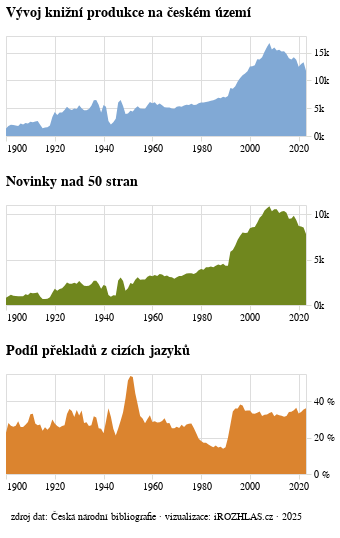

Notebook code for this chart:
### Code cell
me_to_neurazi(graf_produkce, 'produkce', "zdroj dat: Česká národní bibliografie · vizualizace: iROZHLAS.cz · 2025")

### Figure 1 — Vega-Lite specification as saved in the notebook (floating-point values rounded to 4 significant figures)
{"config": {"title": {"font": "Noticia Text", "fontSize": 14, "anchor": "start", "fontWeight": "bolder", "subtitleFont": "Noticia Text", "subtitleLineHeight": 18, "subtitleFontSize": 12, "subtitleFontWeight": "normal", "subtitlePadding": 10, "dy": -12}, "axis": {"labelFont": "Asap", "titleFont": "Asap", "fontWeight": "lighter", "titleFontWeight": "lighter", "labelFontSize": 10, "titleFontSize": 10, "labelPadding": 2, "titlePadding": 10}, "legend": {"labelFont": "Asap", "labelFontWeight": "normal", "titleFont": "Asap", "titleFontWeight": "normal", "labelFontSize": 10, "titleFontSize": 10}}, "vconcat": [{"vconcat": [{"data": {"name": "data-ab4150d58a9aa15071583431431c1790"}, "mark": {"type": "area", "size": 2}, "encoding": {"color": {"field": "variable", "legend": null, "scale": {"range": ["#81A9D5"]}, "title": null, "type": "nominal"}, "x": {"axis": {"domainOpacity": 0, "tickColor": "#DCDDD6"}, "field": "rok", "title": null, "type": "temporal"}, "y": {"axis": {"domainOpacity": 0, "format": "s", "orient": "right", "tickColor": "#DCDDD6"}, "field": "value", "scale": {"zero": true}, "title": null, "type": "quantitative"}}, "height": 100, "title": {"text": "Vývoj knižní produkce na českém území"}, "width": 300}, {"data": {"name": "data-090e34dddacba219eb4b6f78527346c4"}, "mark": {"type": "area", "size": 2}, "encoding": {"color": {"field": "variable", "legend": null, "scale": {"range": ["#70871E"]}, "title": null, "type": "nominal"}, "x": {"axis": {"domainOpacity": 0, "tickColor": "#DCDDD6"}, "field": "rok", "title": null, "type": "temporal"}, "y": {"axis": {"domainOpacity": 0, "format": "s", "orient": "right", "tickColor": "#DCDDD6"}, "field": "value", "scale": {"zero": true}, "title": null, "type": "quantitative"}}, "height": 100, "title": {"text": "Novinky nad 50 stran"}, "width": 300}, {"data": {"name": "data-7d440f797cbe94b11764d9146443cbb3"}, "mark": {"type": "area", "size": 2}, "encoding": {"color": {"field": "variable", "legend": null, "scale": {"range": ["#DB842F"]}, "title": null, "type": "nominal"}, "x": {"axis": {"domainOpacity": 0, "tickColor": "#DCDDD6"}, "field": "rok", "title": null, "type": "temporal"}, "y": {"axis": {"domainOpacity": 0, "format": " .0%", "labelExpr": "replace(datum.label, '%', ' %')", "orient": "right", "tickColor": "#DCDDD6"}, "field": "value", "scale": {"zero": true}, "title": null, "type": "quantitative"}}, "height": 100, "title": {"text": "Podíl překladů z cizích jazyků"}, "width": 300}], "resolve": {"scale": {"color": "independent", "y": "independent"}}}, {"data": {"name": "data-a3f8095f7e7dc7f5f7fef984c8960ef9"}, "mark": {"type": "text", "baseline": "line-bottom", "font": "Asap", "fontSize": 10}, "encoding": {"text": {"field": "text", "type": "nominal"}}, "width": 300}], "$schema": "https://vega.github.io/schema/vega-lite/v5.8.0.json", "datasets": {"data-ab4150d58a9aa15071583431431c1790": [{"rok": "1900-01-01T00:00:00", "variable": "všechny publikace", "value": 1355.0}, {"rok": "1901-01-01T00:00:00", "variable": "všechny publikace", "value": 1810.0}, {"rok": "1902-01-01T00:00:00", "variable": "všechny publikace", "value": 2034.0}, {"rok": "1903-01-01T00:00:00", "variable": "všechny publikace", "value": 1972.0}, {"rok": "1904-01-01T00:00:00", "variable": "všechny publikace", "value": 1896.0}, {"rok": "1905-01-01T00:00:00", "variable": "všechny publikace", "value": 1811.0}, {"rok": "1906-01-01T00:00:00", "variable": "všechny publikace", "value": 2239.0}, {"rok": "1907-01-01T00:00:00", "variable": "všechny publikace", "value": 2075.0}, {"rok": "1908-01-01T00:00:00", "variable": "všechny publikace", "value": 2342.0}, {"rok": "1909-01-01T00:00:00", "variable": "všechny publikace", "value": 2245.0}, {"rok": "1910-01-01T00:00:00", "variable": "všechny publikace", "value": 2545.0}, {"rok": "1911-01-01T00:00:00", "variable": "všechny publikace", "value": 2475.0}, {"rok": "1912-01-01T00:00:00", "variable": "všechny publikace", "value": 2594.0}, {"rok": "1913-01-01T00:00:00", "variable": "všechny publikace", "value": 2689.0}, {"rok": "1914-01-01T00:00:00", "variable": "všechny publikace", "value": 2035.0}, {"rok": "1915-01-01T00:00:00", "variable": "všechny publikace", "value": 1394.0}, {"rok": "1916-01-01T00:00:00", "variable": "všechny publikace", "value": 1508.0}, {"rok": "1917-01-01T00:00:00", "variable": "všechny publikace", "value": 1573.0}, {"rok": "1918-01-01T00:00:00", "variable": "všechny publikace", "value": 1907.0}, {"rok": "1919-01-01T00:00:00", "variable": "všechny publikace", "value": 3422.0}, {"rok": "1920-01-01T00:00:00", "variable": "všechny publikace", "value": 4301.0}, {"rok": "1921-01-01T00:00:00", "variable": "všechny publikace", "value": 3800.0}, {"rok": "1922-01-01T00:00:00", "variable": "všechny publikace", "value": 4233.0}, {"rok": "1923-01-01T00:00:00", "variable": "všechny publikace", "value": 4227.0}, {"rok": "1924-01-01T00:00:00", "variable": "všechny publikace", "value": 4691.0}, {"rok": "1925-01-01T00:00:00", "variable": "všechny publikace", "value": 5256.0}, {"rok": "1926-01-01T00:00:00", "variable": "všechny publikace", "value": 4855.0}, {"rok": "1927-01-01T00:00:00", "variable": "všechny publikace", "value": 4680.0}, {"rok": "1928-01-01T00:00:00", "variable": "všechny publikace", "value": 4946.0}, {"rok": "1929-01-01T00:00:00", "variable": "všechny publikace", "value": 4856.0}, {"rok": "1930-01-01T00:00:00", "variable": "všechny publikace", "value": 5530.0}, {"rok": "1931-01-01T00:00:00", "variable": "všechny publikace", "value": 4980.0}, {"rok": "1932-01-01T00:00:00", "variable": "všechny publikace", "value": 4635.0}, {"rok": "1933-01-01T00:00:00", "variable": "všechny publikace", "value": 4627.0}, {"rok": "1934-01-01T00:00:00", "variable": "všechny publikace", "value": 4871.0}, {"rok": "1935-01-01T00:00:00", "variable": "všechny publikace", "value": 5465.0}, {"rok": "1936-01-01T00:00:00", "variable": "všechny publikace", "value": 6439.0}, {"rok": "1937-01-01T00:00:00", "variable": "všechny publikace", "value": 6469.0}, {"rok": "1938-01-01T00:00:00", "variable": "všechny publikace", "value": 5612.0}, {"rok": "1939-01-01T00:00:00", "variable": "všechny publikace", "value": 4208.0}, {"rok": "1940-01-01T00:00:00", "variable": "všechny publikace", "value": 5558.0}, {"rok": "1941-01-01T00:00:00", "variable": "všechny publikace", "value": 5266.0}, {"rok": "1942-01-01T00:00:00", "variable": "všechny publikace", "value": 2705.0}, {"rok": "1943-01-01T00:00:00", "variable": "všechny publikace", "value": 2079.0}, {"rok": "1944-01-01T00:00:00", "variable": "všechny publikace", "value": 2461.0}, {"rok": "1945-01-01T00:00:00", "variable": "všechny publikace", "value": 3084.0}, {"rok": "1946-01-01T00:00:00", "variable": "všechny publikace", "value": 6052.0}, {"rok": "1947-01-01T00:00:00", "variable": "všechny publikace", "value": 6490.0}, {"rok": "1948-01-01T00:00:00", "variable": "všechny publikace", "value": 5384.0}, {"rok": "1949-01-01T00:00:00", "variable": "všechny publikace", "value": 3972.0}, {"rok": "1950-01-01T00:00:00", "variable": "všechny publikace", "value": 4030.0}, {"rok": "1951-01-01T00:00:00", "variable": "všechny publikace", "value": 4555.0}, {"rok": "1952-01-01T00:00:00", "variable": "všechny publikace", "value": 4400.0}, {"rok": "1953-01-01T00:00:00", "variable": "všechny publikace", "value": 5005.0}, {"rok": "1954-01-01T00:00:00", "variable": "všechny publikace", "value": 5356.0}, {"rok": "1955-01-01T00:00:00", "variable": "všechny publikace", "value": 4948.0}, {"rok": "1956-01-01T00:00:00", "variable": "všechny publikace", "value": 4906.0}, {"rok": "1957-01-01T00:00:00", "variable": "všechny publikace", "value": 4927.0}, {"rok": "1958-01-01T00:00:00", "variable": "všechny publikace", "value": 5513.0}, {"rok": "1959-01-01T00:00:00", "variable": "všechny publikace", "value": 6124.0}, {"rok": "1960-01-01T00:00:00", "variable": "všechny publikace", "value": 5890.0}, {"rok": "1961-01-01T00:00:00", "variable": "všechny publikace", "value": 6083.0}, {"rok": "1962-01-01T00:00:00", "variable": "všechny publikace", "value": 5564.0}, {"rok": "1963-01-01T00:00:00", "variable": "všechny publikace", "value": 5844.0}, {"rok": "1964-01-01T00:00:00", "variable": "všechny publikace", "value": 5555.0}, {"rok": "1965-01-01T00:00:00", "variable": "všechny publikace", "value": 5192.0}, {"rok": "1966-01-01T00:00:00", "variable": "všechny publikace", "value": 5144.0}, {"rok": "1967-01-01T00:00:00", "variable": "všechny publikace", "value": 5122.0}, {"rok": "1968-01-01T00:00:00", "variable": "všechny publikace", "value": 4960.0}, {"rok": "1969-01-01T00:00:00", "variable": "všechny publikace", "value": 4906.0}, {"rok": "1970-01-01T00:00:00", "variable": "všechny publikace", "value": 5243.0}, {"rok": "1971-01-01T00:00:00", "variable": "všechny publikace", "value": 5355.0}, {"rok": "1972-01-01T00:00:00", "variable": "všechny publikace", "value": 5273.0}, {"rok": "1973-01-01T00:00:00", "variable": "všechny publikace", "value": 5468.0}, {"rok": "1974-01-01T00:00:00", "variable": "všechny publikace", "value": 5604.0}, {"rok": "1975-01-01T00:00:00", "variable": "všechny publikace", "value": 5568.0}, {"rok": "1976-01-01T00:00:00", "variable": "všechny publikace", "value": 5792.0}, {"rok": "1977-01-01T00:00:00", "variable": "všechny publikace", "value": 5565.0}, {"rok": "1978-01-01T00:00:00", "variable": "všechny publikace", "value": 5641.0}, {"rok": "1979-01-01T00:00:00", "variable": "všechny publikace", "value": 5915.0}, {"rok": "1980-01-01T00:00:00", "variable": "všechny publikace", "value": 6047.0}, {"rok": "1981-01-01T00:00:00", "variable": "všechny publikace", "value": 6016.0}, {"rok": "1982-01-01T00:00:00", "variable": "všechny publikace", "value": 6131.0}, {"rok": "1983-01-01T00:00:00", "variable": "všechny publikace", "value": 6191.0}, {"rok": "1984-01-01T00:00:00", "variable": "všechny publikace", "value": 6344.0}, {"rok": "1985-01-01T00:00:00", "variable": "všechny publikace", "value": 6421.0}, {"rok": "1986-01-01T00:00:00", "variable": "všechny publikace", "value": 6603.0}, {"rok": "1987-01-01T00:00:00", "variable": "všechny publikace", "value": 6897.0}, {"rok": "1988-01-01T00:00:00", "variable": "všechny publikace", "value": 6804.0}, {"rok": "1989-01-01T00:00:00", "variable": "všechny publikace", "value": 7064.0}, {"rok": "1990-01-01T00:00:00", "variable": "všechny publikace", "value": 6925.0}, {"rok": "1991-01-01T00:00:00", "variable": "všechny publikace", "value": 7202.0}, {"rok": "1992-01-01T00:00:00", "variable": "všechny publikace", "value": 8637.0}, {"rok": "1993-01-01T00:00:00", "variable": "všechny publikace", "value": 8490.0}, {"rok": "1994-01-01T00:00:00", "variable": "všechny publikace", "value": 8941.0}, {"rok": "1995-01-01T00:00:00", "variable": "všechny publikace", "value": 9789.0}, {"rok": "1996-01-01T00:00:00", "variable": "všechny publikace", "value": 10460.0}, {"rok": "1997-01-01T00:00:00", "variable": "všechny publikace", "value": 10950.0}, {"rok": "1998-01-01T00:00:00", "variable": "všechny publikace", "value": 11230.0}, {"rok": "1999-01-01T00:00:00", "variable": "všechny publikace", "value": 11640.0}, {"rok": "2000-01-01T00:00:00", "variable": "všechny publikace", "value": 12520.0}, {"rok": "2001-01-01T00:00:00", "variable": "všechny publikace", "value": 12550.0}, {"rok": "2002-01-01T00:00:00", "variable": "všechny publikace", "value": 12720.0}, {"rok": "2003-01-01T00:00:00", "variable": "všechny publikace", "value": 13810.0}, {"rok": "2004-01-01T00:00:00", "variable": "všechny publikace", "value": 13770.0}, {"rok": "2005-01-01T00:00:00", "variable": "všechny publikace", "value": 14180.0}, {"rok": "2006-01-01T00:00:00", "variable": "všechny publikace", "value": 15160.0}, {"rok": "2007-01-01T00:00:00", "variable": "všechny publikace", "value": 16020.0}, {"rok": "2008-01-01T00:00:00", "variable": "všechny publikace", "value": 16730.0}, {"rok": "2009-01-01T00:00:00", "variable": "všechny publikace", "value": 15550.0}, {"rok": "2010-01-01T00:00:00", "variable": "všechny publikace", "value": 15910.0}, {"rok": "2011-01-01T00:00:00", "variable": "všechny publikace", "value": 15390.0}, {"rok": "2012-01-01T00:00:00", "variable": "všechny publikace", "value": 15540.0}, {"rok": "2013-01-01T00:00:00", "variable": "všechny publikace", "value": 15230.0}, {"rok": "2014-01-01T00:00:00", "variable": "všechny publikace", "value": 15250.0}, {"rok": "2015-01-01T00:00:00", "variable": "všechny publikace", "value": 14750.0}, {"rok": "2016-01-01T00:00:00", "variable": "všechny publikace", "value": 14000.0}, {"rok": "2017-01-01T00:00:00", "variable": "všechny publikace", "value": 13780.0}, {"rok": "2018-01-01T00:00:00", "variable": "všechny publikace", "value": 14160.0}, {"rok": "2019-01-01T00:00:00", "variable": "všechny publikace", "value": 13730.0}, {"rok": "2020-01-01T00:00:00", "variable": "všechny publikace", "value": 12480.0}, {"rok": "2021-01-01T00:00:00", "variable": "všechny publikace", "value": 12940.0}, {"rok": "2022-01-01T00:00:00", "variable": "všechny publikace", "value": 13280.0}, {"rok": "2023-01-01T00:00:00", "variable": "všechny publikace", "value": 11760.0}], "data-090e34dddacba219eb4b6f78527346c4": [{"rok": "1900-01-01T00:00:00", "variable": "novinky nad 50 stran", "value": 793.0}, {"rok": "1901-01-01T00:00:00", "variable": "novinky nad 50 stran", "value": 966.0}, {"rok": "1902-01-01T00:00:00", "variable": "novinky nad 50 stran", "value": 1114.0}, {"rok": "1903-01-01T00:00:00", "variable": "novinky nad 50 stran", "value": 1030.0}, {"rok": "1904-01-01T00:00:00", "variable": "novinky nad 50 stran", "value": 984.0}, {"rok": "1905-01-01T00:00:00", "variable": "novinky nad 50 stran", "value": 964.0}, {"rok": "1906-01-01T00:00:00", "variable": "novinky nad 50 stran", "value": 968.0}, {"rok": "1907-01-01T00:00:00", "variable": "novinky nad 50 stran", "value": 974.0}, {"rok": "1908-01-01T00:00:00", "variable": "novinky nad 50 stran", "value": 1170.0}, {"rok": "1909-01-01T00:00:00", "variable": "novinky nad 50 stran", "value": 1112.0}, {"rok": "1910-01-01T00:00:00", "variable": "novinky nad 50 stran", "value": 1347.0}, {"rok": "1911-01-01T00:00:00", "variable": "novinky nad 50 stran", "value": 1302.0}, {"rok": "1912-01-01T00:00:00", "variable": "novinky nad 50 stran", "value": 1320.0}, {"rok": "1913-01-01T00:00:00", "variable": "novinky nad 50 stran", "value": 1370.0}, {"rok": "1914-01-01T00:00:00", "variable": "novinky nad 50 stran", "value": 948.0}, {"rok": "1915-01-01T00:00:00", "variable": "novinky nad 50 stran", "value": 666.0}, {"rok": "1916-01-01T00:00:00", "variable": "novinky nad 50 stran", "value": 665.0}, {"rok": "1917-01-01T00:00:00", "variable": "novinky nad 50 stran", "value": 699.0}, {"rok": "1918-01-01T00:00:00", "variable": "novinky nad 50 stran", "value": 848.0}, {"rok": "1919-01-01T00:00:00", "variable": "novinky nad 50 stran", "value": 1335.0}, {"rok": "1920-01-01T00:00:00", "variable": "novinky nad 50 stran", "value": 1795.0}, {"rok": "1921-01-01T00:00:00", "variable": "novinky nad 50 stran", "value": 1569.0}, {"rok": "1922-01-01T00:00:00", "variable": "novinky nad 50 stran", "value": 1769.0}, {"rok": "1923-01-01T00:00:00", "variable": "novinky nad 50 stran", "value": 1837.0}, {"rok": "1924-01-01T00:00:00", "variable": "novinky nad 50 stran", "value": 2107.0}, {"rok": "1925-01-01T00:00:00", "variable": "novinky nad 50 stran", "value": 2471.0}, {"rok": "1926-01-01T00:00:00", "variable": "novinky nad 50 stran", "value": 2348.0}, {"rok": "1927-01-01T00:00:00", "variable": "novinky nad 50 stran", "value": 2347.0}, {"rok": "1928-01-01T00:00:00", "variable": "novinky nad 50 stran", "value": 2452.0}, {"rok": "1929-01-01T00:00:00", "variable": "novinky nad 50 stran", "value": 2348.0}, {"rok": "1930-01-01T00:00:00", "variable": "novinky nad 50 stran", "value": 2638.0}, {"rok": "1931-01-01T00:00:00", "variable": "novinky nad 50 stran", "value": 2367.0}, {"rok": "1932-01-01T00:00:00", "variable": "novinky nad 50 stran", "value": 2131.0}, {"rok": "1933-01-01T00:00:00", "variable": "novinky nad 50 stran", "value": 2086.0}, {"rok": "1934-01-01T00:00:00", "variable": "novinky nad 50 stran", "value": 2125.0}, {"rok": "1935-01-01T00:00:00", "variable": "novinky nad 50 stran", "value": 2308.0}, {"rok": "1936-01-01T00:00:00", "variable": "novinky nad 50 stran", "value": 2671.0}, {"rok": "1937-01-01T00:00:00", "variable": "novinky nad 50 stran", "value": 2667.0}, {"rok": "1938-01-01T00:00:00", "variable": "novinky nad 50 stran", "value": 2314.0}, {"rok": "1939-01-01T00:00:00", "variable": "novinky nad 50 stran", "value": 1776.0}, {"rok": "1940-01-01T00:00:00", "variable": "novinky nad 50 stran", "value": 2195.0}, {"rok": "1941-01-01T00:00:00", "variable": "novinky nad 50 stran", "value": 2089.0}, {"rok": "1942-01-01T00:00:00", "variable": "novinky nad 50 stran", "value": 1104.0}, {"rok": "1943-01-01T00:00:00", "variable": "novinky nad 50 stran", "value": 916.0}, {"rok": "1944-01-01T00:00:00", "variable": "novinky nad 50 stran", "value": 1069.0}, {"rok": "1945-01-01T00:00:00", "variable": "novinky nad 50 stran", "value": 1052.0}, {"rok": "1946-01-01T00:00:00", "variable": "novinky nad 50 stran", "value": 2690.0}, {"rok": "1947-01-01T00:00:00", "variable": "novinky nad 50 stran", "value": 3034.0}, {"rok": "1948-01-01T00:00:00", "variable": "novinky nad 50 stran", "value": 2633.0}, {"rok": "1949-01-01T00:00:00", "variable": "novinky nad 50 stran", "value": 1558.0}, {"rok": "1950-01-01T00:00:00", "variable": "novinky nad 50 stran", "value": 1846.0}, {"rok": "1951-01-01T00:00:00", "variable": "novinky nad 50 stran", "value": 2407.0}, {"rok": "1952-01-01T00:00:00", "variable": "novinky nad 50 stran", "value": 2305.0}, {"rok": "1953-01-01T00:00:00", "variable": "novinky nad 50 stran", "value": 2785.0}, {"rok": "1954-01-01T00:00:00", "variable": "novinky nad 50 stran", "value": 3059.0}, {"rok": "1955-01-01T00:00:00", "variable": "novinky nad 50 stran", "value": 2764.0}, {"rok": "1956-01-01T00:00:00", "variable": "novinky nad 50 stran", "value": 2795.0}, {"rok": "1957-01-01T00:00:00", "variable": "novinky nad 50 stran", "value": 2805.0}, {"rok": "1958-01-01T00:00:00", "variable": "novinky nad 50 stran", "value": 3105.0}, {"rok": "1959-01-01T00:00:00", "variable": "novinky nad 50 stran", "value": 3241.0}, {"rok": "1960-01-01T00:00:00", "variable": "novinky nad 50 stran", "value": 3163.0}, {"rok": "1961-01-01T00:00:00", "variable": "novinky nad 50 stran", "value": 3302.0}, {"rok": "1962-01-01T00:00:00", "variable": "novinky nad 50 stran", "value": 3201.0}, {"rok": "1963-01-01T00:00:00", "variable": "novinky nad 50 stran", "value": 3400.0}, {"rok": "1964-01-01T00:00:00", "variable": "novinky nad 50 stran", "value": 3344.0}, {"rok": "1965-01-01T00:00:00", "variable": "novinky nad 50 stran", "value": 3163.0}, {"rok": "1966-01-01T00:00:00", "variable": "novinky nad 50 stran", "value": 3249.0}, {"rok": "1967-01-01T00:00:00", "variable": "novinky nad 50 stran", "value": 3070.0}, {"rok": "1968-01-01T00:00:00", "variable": "novinky nad 50 stran", "value": 3064.0}, {"rok": "1969-01-01T00:00:00", "variable": "novinky nad 50 stran", "value": 2896.0}, {"rok": "1970-01-01T00:00:00", "variable": "novinky nad 50 stran", "value": 3058.0}, {"rok": "1971-01-01T00:00:00", "variable": "novinky nad 50 stran", "value": 3179.0}, {"rok": "1972-01-01T00:00:00", "variable": "novinky nad 50 stran", "value": 3195.0}, {"rok": "1973-01-01T00:00:00", "variable": "novinky nad 50 stran", "value": 3340.0}, {"rok": "1974-01-01T00:00:00", "variable": "novinky nad 50 stran", "value": 3452.0}, {"rok": "1975-01-01T00:00:00", "variable": "novinky nad 50 stran", "value": 3483.0}, {"rok": "1976-01-01T00:00:00", "variable": "novinky nad 50 stran", "value": 3494.0}, {"rok": "1977-01-01T00:00:00", "variable": "novinky nad 50 stran", "value": 3416.0}, {"rok": "1978-01-01T00:00:00", "variable": "novinky nad 50 stran", "value": 3545.0}, {"rok": "1979-01-01T00:00:00", "variable": "novinky nad 50 stran", "value": 3817.0}, {"rok": "1980-01-01T00:00:00", "variable": "novinky nad 50 stran", "value": 3961.0}, {"rok": "1981-01-01T00:00:00", "variable": "novinky nad 50 stran", "value": 3888.0}, {"rok": "1982-01-01T00:00:00", "variable": "novinky nad 50 stran", "value": 4155.0}, {"rok": "1983-01-01T00:00:00", "variable": "novinky nad 50 stran", "value": 4157.0}, {"rok": "1984-01-01T00:00:00", "variable": "novinky nad 50 stran", "value": 4247.0}, {"rok": "1985-01-01T00:00:00", "variable": "novinky nad 50 stran", "value": 4149.0}, {"rok": "1986-01-01T00:00:00", "variable": "novinky nad 50 stran", "value": 4329.0}, {"rok": "1987-01-01T00:00:00", "variable": "novinky nad 50 stran", "value": 4458.0}, {"rok": "1988-01-01T00:00:00", "variable": "novinky nad 50 stran", "value": 4372.0}, {"rok": "1989-01-01T00:00:00", "variable": "novinky nad 50 stran", "value": 4543.0}, {"rok": "1990-01-01T00:00:00", "variable": "novinky nad 50 stran", "value": 4308.0}, {"rok": "1991-01-01T00:00:00", "variable": "novinky nad 50 stran", "value": 4313.0}, {"rok": "1992-01-01T00:00:00", "variable": "novinky nad 50 stran", "value": 5863.0}, {"rok": "1993-01-01T00:00:00", "variable": "novinky nad 50 stran", "value": 6056.0}, {"rok": "1994-01-01T00:00:00", "variable": "novinky nad 50 stran", "value": 6538.0}, {"rok": "1995-01-01T00:00:00", "variable": "novinky nad 50 stran", "value": 7183.0}, {"rok": "1996-01-01T00:00:00", "variable": "novinky nad 50 stran", "value": 7609.0}, {"rok": "1997-01-01T00:00:00", "variable": "novinky nad 50 stran", "value": 7970.0}, {"rok": "1998-01-01T00:00:00", "variable": "novinky nad 50 stran", "value": 7910.0}, {"rok": "1999-01-01T00:00:00", "variable": "novinky nad 50 stran", "value": 7937.0}, {"rok": "2000-01-01T00:00:00", "variable": "novinky nad 50 stran", "value": 8455.0}, {"rok": "2001-01-01T00:00:00", "variable": "novinky nad 50 stran", "value": 8550.0}, {"rok": "2002-01-01T00:00:00", "variable": "novinky nad 50 stran", "value": 8568.0}, {"rok": "2003-01-01T00:00:00", "variable": "novinky nad 50 stran", "value": 9050.0}, {"rok": "2004-01-01T00:00:00", "variable": "novinky nad 50 stran", "value": 9601.0}, {"rok": "2005-01-01T00:00:00", "variable": "novinky nad 50 stran", "value": 9884.0}, {"rok": "2006-01-01T00:00:00", "variable": "novinky nad 50 stran", "value": 10380.0}, {"rok": "2007-01-01T00:00:00", "variable": "novinky nad 50 stran", "value": 10630.0}, {"rok": "2008-01-01T00:00:00", "variable": "novinky nad 50 stran", "value": 10850.0}, {"rok": "2009-01-01T00:00:00", "variable": "novinky nad 50 stran", "value": 10300.0}, {"rok": "2010-01-01T00:00:00", "variable": "novinky nad 50 stran", "value": 10530.0}, {"rok": "2011-01-01T00:00:00", "variable": "novinky nad 50 stran", "value": 10540.0}, {"rok": "2012-01-01T00:00:00", "variable": "novinky nad 50 stran", "value": 10120.0}, {"rok": "2013-01-01T00:00:00", "variable": "novinky nad 50 stran", "value": 10280.0}, {"rok": "2014-01-01T00:00:00", "variable": "novinky nad 50 stran", "value": 10330.0}, {"rok": "2015-01-01T00:00:00", "variable": "novinky nad 50 stran", "value": 10140.0}, {"rok": "2016-01-01T00:00:00", "variable": "novinky nad 50 stran", "value": 9481.0}, {"rok": "2017-01-01T00:00:00", "variable": "novinky nad 50 stran", "value": 9506.0}, {"rok": "2018-01-01T00:00:00", "variable": "novinky nad 50 stran", "value": 9804.0}, {"rok": "2019-01-01T00:00:00", "variable": "novinky nad 50 stran", "value": 9356.0}, {"rok": "2020-01-01T00:00:00", "variable": "novinky nad 50 stran", "value": 8692.0}, {"rok": "2021-01-01T00:00:00", "variable": "novinky nad 50 stran", "value": 8636.0}, {"rok": "2022-01-01T00:00:00", "variable": "novinky nad 50 stran", "value": 8529.0}, {"rok": "2023-01-01T00:00:00", "variable": "novinky nad 50 stran", "value": 7800.0}], "data-7d440f797cbe94b11764d9146443cbb3": [{"rok": "1900-01-01T00:00:00", "variable": "podíl překladů", "value": 0.2266}, {"rok": "1901-01-01T00:00:00", "variable": "podíl překladů", "value": 0.2802}, {"rok": "1902-01-01T00:00:00", "variable": "podíl překladů", "value": 0.2651}, {"rok": "1903-01-01T00:00:00", "variable": "podíl překladů", "value": 0.2601}, {"rok": "1904-01-01T00:00:00", "variable": "podíl překladů", "value": 0.2654}, {"rok": "1905-01-01T00:00:00", "variable": "podíl překladů", "value": 0.2902}, {"rok": "1906-01-01T00:00:00", "variable": "podíl překladů", "value": 0.2591}, {"rok": "1907-01-01T00:00:00", "variable": "podíl překladů", "value": 0.2585}, {"rok": "1908-01-01T00:00:00", "variable": "podíl překladů", "value": 0.2708}, {"rok": "1909-01-01T00:00:00", "variable": "podíl překladů", "value": 0.2862}, {"rok": "1910-01-01T00:00:00", "variable": "podíl překladů", "value": 0.328}, {"rok": "1911-01-01T00:00:00", "variable": "podíl překladů", "value": 0.3312}, {"rok": "1912-01-01T00:00:00", "variable": "podíl překladů", "value": 0.2781}, {"rok": "1913-01-01T00:00:00", "variable": "podíl překladů", "value": 0.2684}, {"rok": "1914-01-01T00:00:00", "variable": "podíl překladů", "value": 0.2718}, {"rok": "1915-01-01T00:00:00", "variable": "podíl překladů", "value": 0.2374}, {"rok": "1916-01-01T00:00:00", "variable": "podíl překladů", "value": 0.2578}, {"rok": "1917-01-01T00:00:00", "variable": "podíl překladů", "value": 0.2433}, {"rok": "1918-01-01T00:00:00", "variable": "podíl překladů", "value": 0.2584}, {"rok": "1919-01-01T00:00:00", "variable": "podíl překladů", "value": 0.3001}, {"rok": "1920-01-01T00:00:00", "variable": "podíl překladů", "value": 0.2778}, {"rok": "1921-01-01T00:00:00", "variable": "podíl překladů", "value": 0.2642}, {"rok": "1922-01-01T00:00:00", "variable": "podíl překladů", "value": 0.2556}, {"rok": "1923-01-01T00:00:00", "variable": "podíl překladů", "value": 0.2635}, {"rok": "1924-01-01T00:00:00", "variable": "podíl překladů", "value": 0.2682}, {"rok": "1925-01-01T00:00:00", "variable": "podíl překladů", "value": 0.3302}, {"rok": "1926-01-01T00:00:00", "variable": "podíl překladů", "value": 0.3575}, {"rok": "1927-01-01T00:00:00", "variable": "podíl překladů", "value": 0.346}, {"rok": "1928-01-01T00:00:00", "variable": "podíl překladů", "value": 0.3138}, {"rok": "1929-01-01T00:00:00", "variable": "podíl překladů", "value": 0.3526}, {"rok": "1930-01-01T00:00:00", "variable": "podíl překladů", "value": 0.3224}, {"rok": "1931-01-01T00:00:00", "variable": "podíl překladů", "value": 0.3497}, {"rok": "1932-01-01T00:00:00", "variable": "podíl překladů", "value": 0.2808}, {"rok": "1933-01-01T00:00:00", "variable": "podíl překladů", "value": 0.2847}, {"rok": "1934-01-01T00:00:00", "variable": "podíl překladů", "value": 0.2647}, {"rok": "1935-01-01T00:00:00", "variable": "podíl překladů", "value": 0.2686}, {"rok": "1936-01-01T00:00:00", "variable": "podíl překladů", "value": 0.3178}, {"rok": "1937-01-01T00:00:00", "variable": "podíl překladů", "value": 0.3114}, {"rok": "1938-01-01T00:00:00", "variable": "podíl překladů", "value": 0.2514}, {"rok": "1939-01-01T00:00:00", "variable": "podíl překladů", "value": 0.2488}, {"rok": "1940-01-01T00:00:00", "variable": "podíl překladů", "value": 0.2245}, {"rok": "1941-01-01T00:00:00", "variable": "podíl překladů", "value": 0.2905}, {"rok": "1942-01-01T00:00:00", "variable": "podíl překladů", "value": 0.3619}, {"rok": "1943-01-01T00:00:00", "variable": "podíl překladů", "value": 0.3154}, {"rok": "1944-01-01T00:00:00", "variable": "podíl překladů", "value": 0.2483}, {"rok": "1945-01-01T00:00:00", "variable": "podíl překladů", "value": 0.2117}, {"rok": "1946-01-01T00:00:00", "variable": "podíl překladů", "value": 0.2505}, {"rok": "1947-01-01T00:00:00", "variable": "podíl překladů", "value": 0.2928}, {"rok": "1948-01-01T00:00:00", "variable": "podíl překladů", "value": 0.3402}, {"rok": "1949-01-01T00:00:00", "variable": "podíl překladů", "value": 0.4161}, {"rok": "1950-01-01T00:00:00", "variable": "podíl překladů", "value": 0.5141}, {"rok": "1951-01-01T00:00:00", "variable": "podíl překladů", "value": 0.5391}, {"rok": "1952-01-01T00:00:00", "variable": "podíl překladů", "value": 0.534}, {"rok": "1953-01-01T00:00:00", "variable": "podíl překladů", "value": 0.4447}, {"rok": "1954-01-01T00:00:00", "variable": "podíl překladů", "value": 0.3822}, {"rok": "1955-01-01T00:00:00", "variable": "podíl překladů", "value": 0.3192}, {"rok": "1956-01-01T00:00:00", "variable": "podíl překladů", "value": 0.3052}, {"rok": "1957-01-01T00:00:00", "variable": "podíl překladů", "value": 0.2792}, {"rok": "1958-01-01T00:00:00", "variable": "podíl překladů", "value": 0.3025}, {"rok": "1959-01-01T00:00:00", "variable": "podíl překladů", "value": 0.3232}, {"rok": "1960-01-01T00:00:00", "variable": "podíl překladů", "value": 0.2865}, {"rok": "1961-01-01T00:00:00", "variable": "podíl překladů", "value": 0.2895}, {"rok": "1962-01-01T00:00:00", "variable": "podíl překladů", "value": 0.2831}, {"rok": "1963-01-01T00:00:00", "variable": "podíl překladů", "value": 0.2848}, {"rok": "1964-01-01T00:00:00", "variable": "podíl překladů", "value": 0.2911}, {"rok": "1965-01-01T00:00:00", "variable": "podíl překladů", "value": 0.3064}, {"rok": "1966-01-01T00:00:00", "variable": "podíl překladů", "value": 0.2798}, {"rok": "1967-01-01T00:00:00", "variable": "podíl překladů", "value": 0.28}, {"rok": "1968-01-01T00:00:00", "variable": "podíl překladů", "value": 0.2518}, {"rok": "1969-01-01T00:00:00", "variable": "podíl překladů", "value": 0.2523}, {"rok": "1970-01-01T00:00:00", "variable": "podíl překladů", "value": 0.2595}, {"rok": "1971-01-01T00:00:00", "variable": "podíl překladů", "value": 0.253}, {"rok": "1972-01-01T00:00:00", "variable": "podíl překladů", "value": 0.2712}, {"rok": "1973-01-01T00:00:00", "variable": "podíl překladů", "value": 0.2585}, {"rok": "1974-01-01T00:00:00", "variable": "podíl překladů", "value": 0.2726}, {"rok": "1975-01-01T00:00:00", "variable": "podíl překladů", "value": 0.2763}, {"rok": "1976-01-01T00:00:00", "variable": "podíl překladů", "value": 0.2773}, {"rok": "1977-01-01T00:00:00", "variable": "podíl překladů", "value": 0.2523}, {"rok": "1978-01-01T00:00:00", "variable": "podíl překladů", "value": 0.2244}, {"rok": "1979-01-01T00:00:00", "variable": "podíl překladů", "value": 0.1943}, {"rok": "1980-01-01T00:00:00", "variable": "podíl překladů", "value": 0.181}, {"rok": "1981-01-01T00:00:00", "variable": "podíl překladů", "value": 0.1723}, {"rok": "1982-01-01T00:00:00", "variable": "podíl překladů", "value": 0.1723}, {"rok": "1983-01-01T00:00:00", "variable": "podíl překladů", "value": 0.1616}, {"rok": "1984-01-01T00:00:00", "variable": "podíl překladů", "value": 0.1546}, {"rok": "1985-01-01T00:00:00", "variable": "podíl překladů", "value": 0.1472}, {"rok": "1986-01-01T00:00:00", "variable": "podíl překladů", "value": 0.1569}, {"rok": "1987-01-01T00:00:00", "variable": "podíl překladů", "value": 0.146}, {"rok": "1988-01-01T00:00:00", "variable": "podíl překladů", "value": 0.1499}, {"rok": "1989-01-01T00:00:00", "variable": "podíl překladů", "value": 0.1383}, {"rok": "1990-01-01T00:00:00", "variable": "podíl překladů", "value": 0.1466}, {"rok": "1991-01-01T00:00:00", "variable": "podíl překladů", "value": 0.1987}, {"rok": "1992-01-01T00:00:00", "variable": "podíl překladů", "value": 0.2702}, {"rok": "1993-01-01T00:00:00", "variable": "podíl překladů", "value": 0.3437}, {"rok": "1994-01-01T00:00:00", "variable": "podíl překladů", "value": 0.3603}, {"rok": "1995-01-01T00:00:00", "variable": "podíl překladů", "value": 0.3601}, {"rok": "1996-01-01T00:00:00", "variable": "podíl překladů", "value": 0.3825}, {"rok": "1997-01-01T00:00:00", "variable": "podíl překladů", "value": 0.3771}, {"rok": "1998-01-01T00:00:00", "variable": "podíl překladů", "value": 0.3479}, {"rok": "1999-01-01T00:00:00", "variable": "podíl překladů", "value": 0.3492}, {"rok": "2000-01-01T00:00:00", "variable": "podíl překladů", "value": 0.3491}, {"rok": "2001-01-01T00:00:00", "variable": "podíl překladů", "value": 0.3331}, {"rok": "2002-01-01T00:00:00", "variable": "podíl překladů", "value": 0.3319}, {"rok": "2003-01-01T00:00:00", "variable": "podíl překladů", "value": 0.337}, {"rok": "2004-01-01T00:00:00", "variable": "podíl překladů", "value": 0.3433}, {"rok": "2005-01-01T00:00:00", "variable": "podíl překladů", "value": 0.3195}, {"rok": "2006-01-01T00:00:00", "variable": "podíl překladů", "value": 0.3256}, {"rok": "2007-01-01T00:00:00", "variable": "podíl překladů", "value": 0.3272}, {"rok": "2008-01-01T00:00:00", "variable": "podíl překladů", "value": 0.3353}, {"rok": "2009-01-01T00:00:00", "variable": "podíl překladů", "value": 0.3405}, {"rok": "2010-01-01T00:00:00", "variable": "podíl překladů", "value": 0.3179}, {"rok": "2011-01-01T00:00:00", "variable": "podíl překladů", "value": 0.3286}, {"rok": "2012-01-01T00:00:00", "variable": "podíl překladů", "value": 0.3238}, {"rok": "2013-01-01T00:00:00", "variable": "podíl překladů", "value": 0.3201}, {"rok": "2014-01-01T00:00:00", "variable": "podíl překladů", "value": 0.3153}, {"rok": "2015-01-01T00:00:00", "variable": "podíl překladů", "value": 0.3195}, {"rok": "2016-01-01T00:00:00", "variable": "podíl překladů", "value": 0.3408}, {"rok": "2017-01-01T00:00:00", "variable": "podíl překladů", "value": 0.3419}, {"rok": "2018-01-01T00:00:00", "variable": "podíl překladů", "value": 0.35}, {"rok": "2019-01-01T00:00:00", "variable": "podíl překladů", "value": 0.365}, {"rok": "2020-01-01T00:00:00", "variable": "podíl překladů", "value": 0.3333}, {"rok": "2021-01-01T00:00:00", "variable": "podíl překladů", "value": 0.3411}, {"rok": "2022-01-01T00:00:00", "variable": "podíl překladů", "value": 0.355}, {"rok": "2023-01-01T00:00:00", "variable": "podíl překladů", "value": 0.362}], "data-a3f8095f7e7dc7f5f7fef984c8960ef9": [{"text": "zdroj dat: Česká národní bibliografie · vizualizace: iROZHLAS.cz · 2025"}]}}
